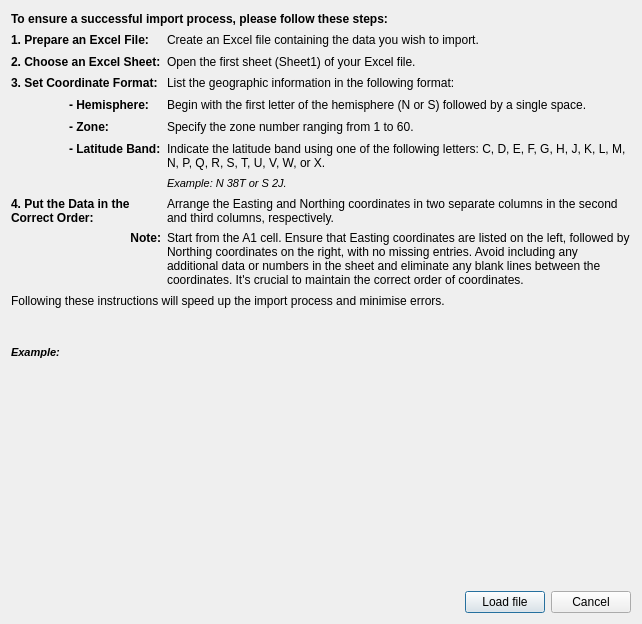
<?xml version="1.0" encoding="UTF-8"?>
<ui version="4.0">
 <class>Instructions</class>
 <widget class="QDialog" name="Instructions">
  <property name="windowModality">
   <enum>Qt::WindowModal</enum>
  </property>
  <property name="geometry">
   <rect>
    <x>0</x>
    <y>0</y>
    <width>642</width>
    <height>624</height>
   </rect>
  </property>
  <property name="sizePolicy">
   <sizepolicy hsizetype="Fixed" vsizetype="Fixed">
    <horstretch>0</horstretch>
    <verstretch>0</verstretch>
   </sizepolicy>
  </property>
  <property name="minimumSize">
   <size>
    <width>0</width>
    <height>0</height>
   </size>
  </property>
  <property name="maximumSize">
   <size>
    <width>683</width>
    <height>624</height>
   </size>
  </property>
  <property name="windowTitle">
   <string>Import Instructions</string>
  </property>
  <property name="windowIcon">
   <iconset>
    <normaloff>../logos/icon.png</normaloff>../logos/icon.png</iconset>
  </property>
  <layout class="QGridLayout" name="gridLayout_2">
   <item row="0" column="0">
    <layout class="QGridLayout" name="gridLayout">
     <item row="9" column="1">
      <widget class="QLabel" name="label_18">
       <property name="sizePolicy">
        <sizepolicy hsizetype="Preferred" vsizetype="Preferred">
         <horstretch>0</horstretch>
         <verstretch>0</verstretch>
        </sizepolicy>
       </property>
       <property name="font">
        <font>
         <pointsize>9</pointsize>
         <italic>false</italic>
         <bold>true</bold>
         <kerning>true</kerning>
        </font>
       </property>
       <property name="acceptDrops">
        <bool>true</bool>
       </property>
       <property name="text">
        <string>Note:</string>
       </property>
       <property name="scaledContents">
        <bool>true</bool>
       </property>
       <property name="alignment">
        <set>Qt::AlignRight|Qt::AlignTop|Qt::AlignTrailing</set>
       </property>
       <property name="wordWrap">
        <bool>false</bool>
       </property>
      </widget>
     </item>
     <item row="10" column="0" colspan="4">
      <widget class="QLabel" name="label_20">
       <property name="font">
        <font>
         <pointsize>9</pointsize>
         <bold>false</bold>
        </font>
       </property>
       <property name="acceptDrops">
        <bool>true</bool>
       </property>
       <property name="text">
        <string>Following these instructions will speed up the import process and minimise errors.</string>
       </property>
       <property name="scaledContents">
        <bool>true</bool>
       </property>
       <property name="wordWrap">
        <bool>true</bool>
       </property>
      </widget>
     </item>
     <item row="2" column="0" colspan="2">
      <widget class="QLabel" name="label_6">
       <property name="sizePolicy">
        <sizepolicy hsizetype="Preferred" vsizetype="Preferred">
         <horstretch>0</horstretch>
         <verstretch>0</verstretch>
        </sizepolicy>
       </property>
       <property name="font">
        <font>
         <pointsize>9</pointsize>
         <bold>true</bold>
        </font>
       </property>
       <property name="acceptDrops">
        <bool>true</bool>
       </property>
       <property name="text">
        <string>2. Choose an Excel Sheet:</string>
       </property>
       <property name="scaledContents">
        <bool>true</bool>
       </property>
       <property name="alignment">
        <set>Qt::AlignLeading|Qt::AlignLeft|Qt::AlignTop</set>
       </property>
       <property name="wordWrap">
        <bool>false</bool>
       </property>
      </widget>
     </item>
     <item row="4" column="2" colspan="2">
      <widget class="QLabel" name="label_9">
       <property name="sizePolicy">
        <sizepolicy hsizetype="Preferred" vsizetype="Preferred">
         <horstretch>0</horstretch>
         <verstretch>0</verstretch>
        </sizepolicy>
       </property>
       <property name="font">
        <font>
         <pointsize>9</pointsize>
         <bold>false</bold>
        </font>
       </property>
       <property name="acceptDrops">
        <bool>true</bool>
       </property>
       <property name="text">
        <string>Begin with the first letter of the hemisphere (N or S) followed by a single space.</string>
       </property>
       <property name="scaledContents">
        <bool>true</bool>
       </property>
       <property name="alignment">
        <set>Qt::AlignLeading|Qt::AlignLeft|Qt::AlignTop</set>
       </property>
       <property name="wordWrap">
        <bool>true</bool>
       </property>
      </widget>
     </item>
     <item row="6" column="1">
      <widget class="QLabel" name="label_14">
       <property name="sizePolicy">
        <sizepolicy hsizetype="Preferred" vsizetype="Preferred">
         <horstretch>0</horstretch>
         <verstretch>0</verstretch>
        </sizepolicy>
       </property>
       <property name="font">
        <font>
         <pointsize>9</pointsize>
         <bold>true</bold>
        </font>
       </property>
       <property name="acceptDrops">
        <bool>true</bool>
       </property>
       <property name="text">
        <string>- Latitude Band:</string>
       </property>
       <property name="scaledContents">
        <bool>true</bool>
       </property>
       <property name="alignment">
        <set>Qt::AlignLeading|Qt::AlignLeft|Qt::AlignTop</set>
       </property>
       <property name="wordWrap">
        <bool>false</bool>
       </property>
      </widget>
     </item>
     <item row="8" column="0" colspan="2">
      <widget class="QLabel" name="label_17">
       <property name="sizePolicy">
        <sizepolicy hsizetype="Preferred" vsizetype="Preferred">
         <horstretch>0</horstretch>
         <verstretch>0</verstretch>
        </sizepolicy>
       </property>
       <property name="font">
        <font>
         <pointsize>9</pointsize>
         <italic>false</italic>
         <bold>true</bold>
         <kerning>true</kerning>
        </font>
       </property>
       <property name="acceptDrops">
        <bool>true</bool>
       </property>
       <property name="text">
        <string>4. Put the Data in the Correct Order:</string>
       </property>
       <property name="scaledContents">
        <bool>true</bool>
       </property>
       <property name="alignment">
        <set>Qt::AlignLeading|Qt::AlignLeft|Qt::AlignTop</set>
       </property>
       <property name="wordWrap">
        <bool>true</bool>
       </property>
      </widget>
     </item>
     <item row="1" column="0" colspan="2">
      <widget class="QLabel" name="label_3">
       <property name="sizePolicy">
        <sizepolicy hsizetype="Preferred" vsizetype="Preferred">
         <horstretch>0</horstretch>
         <verstretch>0</verstretch>
        </sizepolicy>
       </property>
       <property name="font">
        <font>
         <pointsize>9</pointsize>
         <bold>true</bold>
        </font>
       </property>
       <property name="acceptDrops">
        <bool>true</bool>
       </property>
       <property name="text">
        <string>1. Prepare an Excel File:</string>
       </property>
       <property name="scaledContents">
        <bool>true</bool>
       </property>
       <property name="alignment">
        <set>Qt::AlignLeading|Qt::AlignLeft|Qt::AlignTop</set>
       </property>
       <property name="wordWrap">
        <bool>false</bool>
       </property>
      </widget>
     </item>
     <item row="0" column="0" colspan="4">
      <widget class="QLabel" name="label_2">
       <property name="font">
        <font>
         <pointsize>9</pointsize>
         <bold>true</bold>
        </font>
       </property>
       <property name="acceptDrops">
        <bool>true</bool>
       </property>
       <property name="text">
        <string>To ensure a successful import process, please follow these steps:</string>
       </property>
       <property name="textFormat">
        <enum>Qt::RichText</enum>
       </property>
       <property name="scaledContents">
        <bool>true</bool>
       </property>
       <property name="wordWrap">
        <bool>true</bool>
       </property>
      </widget>
     </item>
     <item row="6" column="2" colspan="2">
      <widget class="QLabel" name="label_13">
       <property name="sizePolicy">
        <sizepolicy hsizetype="Preferred" vsizetype="Preferred">
         <horstretch>0</horstretch>
         <verstretch>0</verstretch>
        </sizepolicy>
       </property>
       <property name="font">
        <font>
         <pointsize>9</pointsize>
         <bold>false</bold>
        </font>
       </property>
       <property name="acceptDrops">
        <bool>true</bool>
       </property>
       <property name="text">
        <string>Indicate the latitude band using one of the following letters: C, D, E, F, G, H, J, K, L, M, N, P, Q, R, S, T, U, V, W, or X.</string>
       </property>
       <property name="scaledContents">
        <bool>true</bool>
       </property>
       <property name="alignment">
        <set>Qt::AlignLeading|Qt::AlignLeft|Qt::AlignTop</set>
       </property>
       <property name="wordWrap">
        <bool>true</bool>
       </property>
      </widget>
     </item>
     <item row="3" column="0" colspan="2">
      <widget class="QLabel" name="label_7">
       <property name="sizePolicy">
        <sizepolicy hsizetype="Preferred" vsizetype="Preferred">
         <horstretch>0</horstretch>
         <verstretch>0</verstretch>
        </sizepolicy>
       </property>
       <property name="font">
        <font>
         <pointsize>9</pointsize>
         <bold>true</bold>
        </font>
       </property>
       <property name="acceptDrops">
        <bool>true</bool>
       </property>
       <property name="text">
        <string>3. Set Coordinate Format:</string>
       </property>
       <property name="scaledContents">
        <bool>true</bool>
       </property>
       <property name="alignment">
        <set>Qt::AlignLeading|Qt::AlignLeft|Qt::AlignTop</set>
       </property>
       <property name="wordWrap">
        <bool>false</bool>
       </property>
      </widget>
     </item>
     <item row="5" column="1">
      <widget class="QLabel" name="label_11">
       <property name="sizePolicy">
        <sizepolicy hsizetype="Preferred" vsizetype="Preferred">
         <horstretch>0</horstretch>
         <verstretch>0</verstretch>
        </sizepolicy>
       </property>
       <property name="font">
        <font>
         <pointsize>9</pointsize>
         <bold>true</bold>
        </font>
       </property>
       <property name="acceptDrops">
        <bool>true</bool>
       </property>
       <property name="text">
        <string>- Zone:</string>
       </property>
       <property name="scaledContents">
        <bool>true</bool>
       </property>
       <property name="alignment">
        <set>Qt::AlignLeading|Qt::AlignLeft|Qt::AlignTop</set>
       </property>
       <property name="wordWrap">
        <bool>false</bool>
       </property>
      </widget>
     </item>
     <item row="8" column="2" colspan="2">
      <widget class="QLabel" name="label_16">
       <property name="font">
        <font>
         <pointsize>9</pointsize>
         <bold>false</bold>
        </font>
       </property>
       <property name="acceptDrops">
        <bool>true</bool>
       </property>
       <property name="text">
        <string>Arrange the Easting and Northing coordinates in two separate columns in the second and third columns, respectively.</string>
       </property>
       <property name="scaledContents">
        <bool>true</bool>
       </property>
       <property name="alignment">
        <set>Qt::AlignLeading|Qt::AlignLeft|Qt::AlignTop</set>
       </property>
       <property name="wordWrap">
        <bool>true</bool>
       </property>
      </widget>
     </item>
     <item row="1" column="2" colspan="2">
      <widget class="QLabel" name="label_4">
       <property name="sizePolicy">
        <sizepolicy hsizetype="Preferred" vsizetype="Preferred">
         <horstretch>0</horstretch>
         <verstretch>0</verstretch>
        </sizepolicy>
       </property>
       <property name="font">
        <font>
         <pointsize>9</pointsize>
         <bold>false</bold>
        </font>
       </property>
       <property name="acceptDrops">
        <bool>true</bool>
       </property>
       <property name="text">
        <string>Create an Excel file containing the data you wish to import.</string>
       </property>
       <property name="scaledContents">
        <bool>true</bool>
       </property>
       <property name="alignment">
        <set>Qt::AlignLeading|Qt::AlignLeft|Qt::AlignTop</set>
       </property>
       <property name="wordWrap">
        <bool>true</bool>
       </property>
      </widget>
     </item>
     <item row="9" column="2" colspan="2">
      <widget class="QLabel" name="label_19">
       <property name="sizePolicy">
        <sizepolicy hsizetype="Preferred" vsizetype="Preferred">
         <horstretch>0</horstretch>
         <verstretch>0</verstretch>
        </sizepolicy>
       </property>
       <property name="font">
        <font>
         <pointsize>9</pointsize>
         <bold>false</bold>
        </font>
       </property>
       <property name="acceptDrops">
        <bool>true</bool>
       </property>
       <property name="text">
        <string>Start from the A1 cell. Ensure that Easting coordinates are listed on the left, followed by Northing coordinates on the right, with no missing entries. Avoid including any additional data or numbers in the sheet and eliminate any blank lines between the coordinates. It's crucial to maintain the correct order of coordinates.</string>
       </property>
       <property name="scaledContents">
        <bool>true</bool>
       </property>
       <property name="alignment">
        <set>Qt::AlignLeading|Qt::AlignLeft|Qt::AlignTop</set>
       </property>
       <property name="wordWrap">
        <bool>true</bool>
       </property>
      </widget>
     </item>
     <item row="5" column="2" colspan="2">
      <widget class="QLabel" name="label_12">
       <property name="font">
        <font>
         <pointsize>9</pointsize>
         <bold>false</bold>
        </font>
       </property>
       <property name="acceptDrops">
        <bool>true</bool>
       </property>
       <property name="text">
        <string>Specify the zone number ranging from 1 to 60.</string>
       </property>
       <property name="scaledContents">
        <bool>true</bool>
       </property>
       <property name="alignment">
        <set>Qt::AlignLeading|Qt::AlignLeft|Qt::AlignTop</set>
       </property>
       <property name="wordWrap">
        <bool>true</bool>
       </property>
      </widget>
     </item>
     <item row="4" column="1">
      <widget class="QLabel" name="label_10">
       <property name="sizePolicy">
        <sizepolicy hsizetype="Preferred" vsizetype="Preferred">
         <horstretch>0</horstretch>
         <verstretch>0</verstretch>
        </sizepolicy>
       </property>
       <property name="font">
        <font>
         <pointsize>9</pointsize>
         <bold>true</bold>
        </font>
       </property>
       <property name="acceptDrops">
        <bool>true</bool>
       </property>
       <property name="text">
        <string>- Hemisphere:</string>
       </property>
       <property name="scaledContents">
        <bool>true</bool>
       </property>
       <property name="alignment">
        <set>Qt::AlignLeading|Qt::AlignLeft|Qt::AlignTop</set>
       </property>
       <property name="wordWrap">
        <bool>false</bool>
       </property>
      </widget>
     </item>
     <item row="2" column="2" colspan="2">
      <widget class="QLabel" name="label_5">
       <property name="sizePolicy">
        <sizepolicy hsizetype="Preferred" vsizetype="Preferred">
         <horstretch>0</horstretch>
         <verstretch>0</verstretch>
        </sizepolicy>
       </property>
       <property name="font">
        <font>
         <pointsize>9</pointsize>
         <bold>false</bold>
        </font>
       </property>
       <property name="acceptDrops">
        <bool>true</bool>
       </property>
       <property name="text">
        <string>Open the first sheet (Sheet1) of your Excel file.</string>
       </property>
       <property name="scaledContents">
        <bool>true</bool>
       </property>
       <property name="alignment">
        <set>Qt::AlignLeading|Qt::AlignLeft|Qt::AlignTop</set>
       </property>
       <property name="wordWrap">
        <bool>true</bool>
       </property>
      </widget>
     </item>
     <item row="3" column="2" colspan="2">
      <widget class="QLabel" name="label_8">
       <property name="sizePolicy">
        <sizepolicy hsizetype="Preferred" vsizetype="Preferred">
         <horstretch>0</horstretch>
         <verstretch>0</verstretch>
        </sizepolicy>
       </property>
       <property name="font">
        <font>
         <pointsize>9</pointsize>
         <bold>false</bold>
        </font>
       </property>
       <property name="acceptDrops">
        <bool>true</bool>
       </property>
       <property name="text">
        <string>List the geographic information in the following format:</string>
       </property>
       <property name="scaledContents">
        <bool>true</bool>
       </property>
       <property name="alignment">
        <set>Qt::AlignLeading|Qt::AlignLeft|Qt::AlignTop</set>
       </property>
       <property name="wordWrap">
        <bool>true</bool>
       </property>
      </widget>
     </item>
     <item row="7" column="2">
      <widget class="QLabel" name="label_15">
       <property name="font">
        <font>
         <pointsize>8</pointsize>
         <italic>true</italic>
         <bold>false</bold>
        </font>
       </property>
       <property name="acceptDrops">
        <bool>true</bool>
       </property>
       <property name="text">
        <string>Example: N 38T or S 2J.</string>
       </property>
       <property name="scaledContents">
        <bool>true</bool>
       </property>
       <property name="wordWrap">
        <bool>true</bool>
       </property>
      </widget>
     </item>
    </layout>
   </item>
   <item row="1" column="0">
    <layout class="QVBoxLayout" name="verticalLayout">
     <property name="sizeConstraint">
      <enum>QLayout::SetDefaultConstraint</enum>
     </property>
     <item>
      <widget class="QLabel" name="label_21">
       <property name="font">
        <font>
         <pointsize>8</pointsize>
         <italic>true</italic>
         <bold>true</bold>
        </font>
       </property>
       <property name="acceptDrops">
        <bool>true</bool>
       </property>
       <property name="text">
        <string>Example:</string>
       </property>
       <property name="scaledContents">
        <bool>true</bool>
       </property>
       <property name="wordWrap">
        <bool>true</bool>
       </property>
      </widget>
     </item>
     <item>
      <widget class="QLabel" name="label">
       <property name="enabled">
        <bool>true</bool>
       </property>
       <property name="sizePolicy">
        <sizepolicy hsizetype="Fixed" vsizetype="Fixed">
         <horstretch>0</horstretch>
         <verstretch>0</verstretch>
        </sizepolicy>
       </property>
       <property name="minimumSize">
        <size>
         <width>555</width>
         <height>190</height>
        </size>
       </property>
       <property name="maximumSize">
        <size>
         <width>555</width>
         <height>190</height>
        </size>
       </property>
       <property name="font">
        <font>
         <pointsize>10</pointsize>
         <bold>true</bold>
         <strikeout>false</strikeout>
         <kerning>false</kerning>
        </font>
       </property>
       <property name="acceptDrops">
        <bool>true</bool>
       </property>
       <property name="text">
        <string/>
       </property>
       <property name="pixmap">
        <pixmap>instuctions_Excel.png</pixmap>
       </property>
       <property name="scaledContents">
        <bool>true</bool>
       </property>
       <property name="alignment">
        <set>Qt::AlignBottom|Qt::AlignHCenter</set>
       </property>
       <property name="wordWrap">
        <bool>false</bool>
       </property>
      </widget>
     </item>
     <item>
      <layout class="QHBoxLayout" name="horizontalLayout">
       <item>
        <spacer name="horizontalSpacer">
         <property name="orientation">
          <enum>Qt::Horizontal</enum>
         </property>
         <property name="sizeHint" stdset="0">
          <size>
           <width>40</width>
           <height>20</height>
          </size>
         </property>
        </spacer>
       </item>
       <item>
        <widget class="QPushButton" name="pushButton_2">
         <property name="sizePolicy">
          <sizepolicy hsizetype="Fixed" vsizetype="Fixed">
           <horstretch>0</horstretch>
           <verstretch>0</verstretch>
          </sizepolicy>
         </property>
         <property name="text">
          <string>Load file</string>
         </property>
        </widget>
       </item>
       <item>
        <widget class="QPushButton" name="pushButton">
         <property name="sizePolicy">
          <sizepolicy hsizetype="Fixed" vsizetype="Fixed">
           <horstretch>0</horstretch>
           <verstretch>0</verstretch>
          </sizepolicy>
         </property>
         <property name="text">
          <string>Cancel</string>
         </property>
        </widget>
       </item>
      </layout>
     </item>
    </layout>
   </item>
  </layout>
 </widget>
 <resources/>
 <connections/>
</ui>
